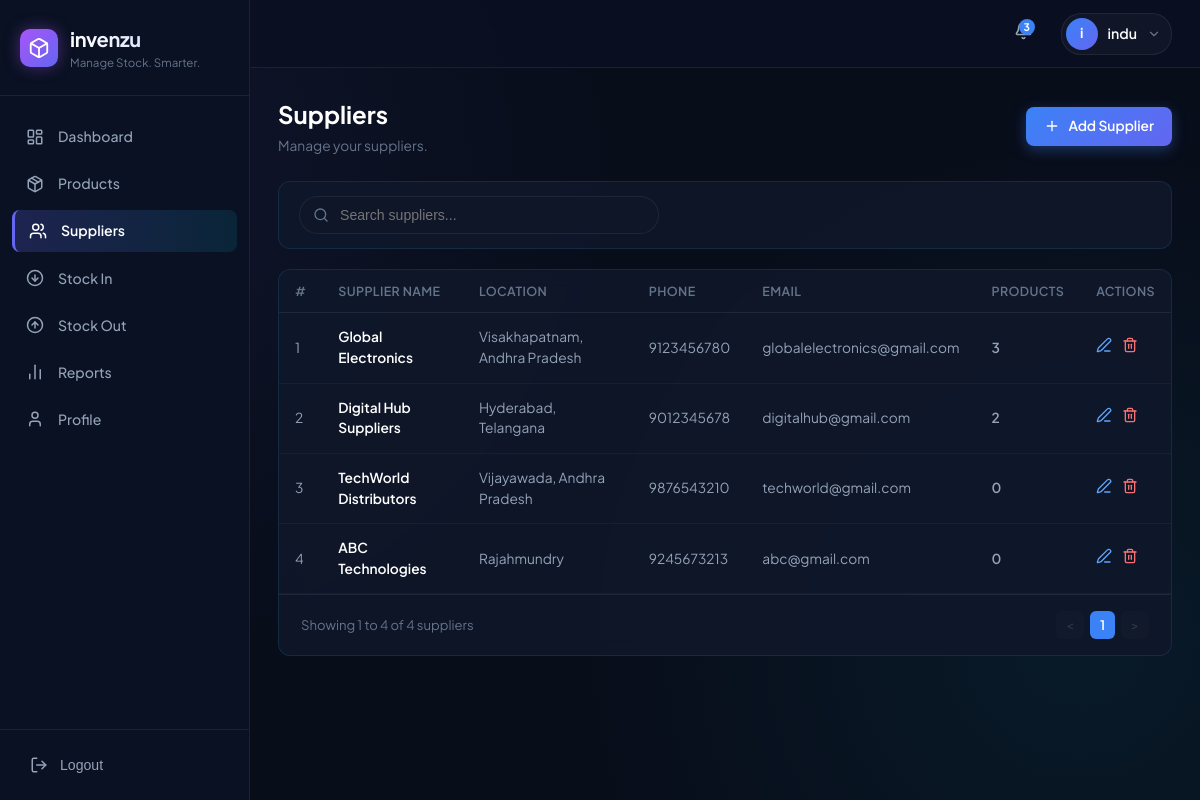
Screenshot of /suppliers (signed in) with the database file from the repository.
### tables this page shows
CREATE TABLE suppliers (
            id INTEGER PRIMARY KEY AUTOINCREMENT,
            name TEXT NOT NULL,
            phone TEXT NOT NULL,
            email TEXT NOT NULL,
            address TEXT NOT NULL,
            created_at TIMESTAMP DEFAULT CURRENT_TIMESTAMP
        , user_id INTEGER);

### app.py (the view, shortened to what this page needs)
@app.route('/suppliers')
@login_required
def suppliers():
    search = request.args.get(
        'search',
        ''
    ).strip()
    per_page = 5
    try:
        page = int(
            request.args.get(
                'page',
                1
            )
        )
    except ValueError:
        page = 1
    if page < 1:
        page = 1
    query = """
        SELECT
            s.*,
            COUNT(p.id) as products_count
        FROM suppliers s
        LEFT JOIN products p
            ON s.id = p.supplier_id
            AND p.user_id = s.user_id
        WHERE s.user_id = ?
    """
    params = [session['user_id']]
    query += """
        GROUP BY s.id
        ORDER BY s.id ASC
    """
    count_query = """
        SELECT COUNT(*)
        FROM suppliers
        WHERE user_id = ?
    """
    count_params = [session['user_id']]
    db = get_db()
    total_suppliers = db.execute(
        count_query,
        count_params
    ).fetchone()[0]
    total_pages = max(
        1,
        (total_suppliers + per_page - 1) // per_page
    )
    if page > total_pages:
        page = total_pages
    offset = (
        page - 1
    ) * per_page
    query += """
        LIMIT ? OFFSET ?
    """
    params.extend([
        per_page,
        offset
    ])
    suppliers_list = db.execute(
        query,
        params
    ).fetchall()
    db.close()
    return render_template(
        'suppliers.html',
        suppliers=suppliers_list,
        search=search,
        current_page=page,
        total_pages=total_pages,
        total_suppliers=total_suppliers,
        per_page=per_page
    )

### app.py (called while the page is built)
def get_db():
    conn = sqlite3.connect(DB_PATH)
    conn.row_factory = sqlite3.Row
    return conn

def login_required(f):
    @wraps(f)
    def decorated_function(*args, **kwargs):
        if 'user_id' not in session:
            return redirect(url_for('login'))
        return f(*args, **kwargs)
    return decorated_function

@app.context_processor
def inject_user():
    db = get_db()
    low_stock_notifications = db.execute("""
        SELECT id, name, quantity
        FROM products
        WHERE user_id = ?
        AND quantity <= 5
        ORDER BY quantity ASC, name ASC
    """, (session.get('user_id', 0),)).fetchall()
    db.close()
    return {
         'current_user': session.get('username'),
         'current_user_name': session.get('username'),
         'current_user_email': session.get('email'),
         'unread_notifications': len(low_stock_notifications),
         'low_stock_notifications': low_stock_notifications
        }

### templates/suppliers.html (shortened to what this page needs)
{% extends "base.html" %}
{% block content %}
<div class="page-header">
  <div>
    <h1>Suppliers</h1>
    <p>Manage your suppliers.</p>
  </div>
  <a href="{{ url_for('add_supplier') }}" class="btn btn-primary">
    <i data-lucide="plus" style="width: 16px; height: 16px;"></i>
    <span>Add Supplier</span>
  </a>
</div>
<form
  method="GET"
  action="{{ url_for('suppliers') }}"
  style="
    background: var(--bg-card);
    border: 1px solid var(--border-color);
    border-radius: 12px;
    padding: 14px 20px;
    margin-bottom: 20px;
  "
>
  <div style="position: relative; max-width: 360px;">
    <i
      data-lucide="search"
      style="
        position: absolute;
        left: 14px;
        top: 50%;
        transform: translateY(-50%);
        width: 16px;
        height: 16px;
        color: var(--text-muted);
      "
    ></i>
    <input
      type="text"
      name="search"
      value="{{ search }}"
      placeholder="Search suppliers..."
      class="form-control"
      style="padding-left: 40px; border-radius: 20px;"
    >
  </div>
</form>
<div
  class="card"
  style="padding: 0; overflow: hidden;"
>
  <div class="table-container">
    <table>
      <thead>
          <tr>
            <th>#</th>
            <th>Supplier Name</th>
            <th>Location</th>
            <th>Phone</th>
            <th>Email</th>
            <th>Products</th>
            <th>Actions</th>
           </tr>
      </thead>
      <tbody>
        {% for s in suppliers %}
        <tr>
          <td>
            {{ (current_page - 1) * per_page + loop.index }}
          </td>
          <td style="color: #fff; font-weight: 600;">
              {{ s.name }}
          </td>
          <td>
            {{ s.address or 'N/A' }}
          </td>
          <td>
            {{ s.phone }}
          </td>
          <td>
            {{ s.email }}
          </td>
          <td style="font-weight: 600;">
             {{ s.products_count }}
          </td>
          <td>
            <div
              style="
                display: flex;
                gap: 10px;
                align-items: center;
              "
            >
              <a
                href="{{ url_for('edit_supplier', id=s.id) }}"
                style="color: #60a5fa;"
                title="Edit"
              >
                <i
                  data-lucide="edit-3"
                  style="
                    width: 16px;
                    height: 16px;
                  "
                ></i>
              </a>
              <form
                method="POST"
                action="{{ url_for('delete_supplier', id=s.id) }}"
                style="display: inline;"
                onsubmit="return confirm('Are you sure you want to delete this supplier?');"
              >
                <button
                  type="submit"
                  style="
                    background: none;
                    border: none;
                    padding: 0;
                    color: #f87171;
                    cursor: pointer;
                  "
                  title="Delete"
                >
                  <i
                    data-lucide="trash-2"
                    style="
                      width: 16px;
                      height: 16px;
                    "
                  ></i>
                </button>
              </form>
            </div>
          </td>
        </tr>
        {% endfor %}
      </tbody>
    </table>
  </div>
<div
  style="
    display: flex;
    align-items: center;
    justify-content: space-between;
    padding: 16px 22px;
    border-top: 1px solid var(--border-subtle);
    font-size: 0.82rem;
    color: var(--text-muted);
  "
>
  <span>
    Showing
    {% if total_suppliers > 0 %}
      {{ ((current_page - 1) * per_page) + 1 }}
      to
      {{ [current_page * per_page, total_suppliers] | min }}
    {% else %}
      0 to 0
    {% endif %}
    of {{ total_suppliers }} suppliers
  </span>
  <div style="display: flex; gap: 6px;">
    {% if current_page > 1 %}
      <a
        href="{{ url_for('suppliers', page=current_page - 1, search=search) }}"
        style="
          padding: 4px 10px;
          background: rgba(255,255,255,0.05);
          border-radius: 6px;
          cursor: pointer;
          color: inherit;
          text-decoration: none;
        "
      >
        &lt;
      </a>
    {% else %}
      <span
        style="
          padding: 4px 10px;
          background: rgba(255,255,255,0.03);
          border-radius: 6px;
          opacity: 0.4;
        "
      >
        &lt;
      </span>
    {% endif %}
    {% for page_num in range(1, total_pages + 1) %}
      {% if page_num == current_page %}
        <span
          style="
            padding: 4px 10px;
            background: #3b82f6;
            color: #fff;
            border-radius: 6px;
            font-weight: 600;
          "
        >
          {{ page_num }}
        </span>
      {% endif %}
    {% endfor %}
    {% if current_page < total_pages %}
      <a
        href="{{ url_for('suppliers', page=current_page + 1, search=search) }}"
        style="
          padding: 4px 10px;
          background: rgba(255,255,255,0.05);
          border-radius: 6px;
          cursor: pointer;
          color: inherit;
          text-decoration: none;
        "
      >
        &gt;
      </a>
    {% else %}
      <span
        style="
          padding: 4px 10px;
          background: rgba(255,255,255,0.03);
          border-radius: 6px;
          opacity: 0.4;
        "
      >
        &gt;
      </span>
    {% endif %}
  </div>
</div>
</div>
{% endblock %}

### static/css/style.css (style rules this page uses)
:root { --bg-main: #080d1a; --bg-card: rgba(16, 24, 43, 0.85); --bg-card-hover: rgba(22, 33, 58, 0.95); --bg-sidebar: #0a1122; --border-color: rgba(56, 189, 248, 0.12); --border-subtle: rgba(255, 255, 255, 0.07); --text-primary: #f8fafc; --text-secondary: #94a3b8; --text-muted: #64748b; --accent-cyan: #06b6d4; --accent-purple: #8b5cf6; --accent-blue: #3b82f6; --accent-green: #10b981; --accent-yellow: #f59e0b; --accent-red: #ef4444; --font-family: 'Plus Jakarta Sans', system-ui, -apple-system, sans-serif; }
* { margin: 0; padding: 0; box-sizing: border-box; }
body { font-family: var(--font-family); background-color: var(--bg-main); color: var(--text-primary); min-height: 100vh; line-height: 1.5; background-image: radial-gradient(circle at 10% 20%, rgba(99, 102, 241, 0.08) 0%, transparent 40%), radial-gradient(circle at 90% 80%, rgba(6, 182, 212, 0.08) 0%, transparent 40%); background-attachment: fixed; }
.page-header { display: flex; align-items: center; justify-content: space-between; margin-bottom: 24px; }
.page-header h1 { font-size: 1.5rem; font-weight: 700; color: #fff; }
.page-header p { font-size: 0.86rem; color: var(--text-muted); margin-top: 4px; }
.btn { display: inline-flex; align-items: center; justify-content: center; gap: 8px; padding: 9px 18px; border-radius: 8px; font-size: 0.86rem; font-weight: 600; text-decoration: none; cursor: pointer; border: none; transition: all 0.2s ease; }
.btn-primary { background: linear-gradient(135deg, #3b82f6 0%, #6366f1 100%); color: #fff; box-shadow: 0 4px 14px rgba(59, 130, 246, 0.35); }
.card { background: var(--bg-card); border: 1px solid var(--border-color); border-radius: 12px; padding: 22px; backdrop-filter: blur(10px); }
.table-container { overflow-x: auto; }
table { width: 100%; border-collapse: collapse; text-align: left; font-size: 0.86rem; }
th { padding: 12px 16px; color: var(--text-muted); font-weight: 600; border-bottom: 1px solid var(--border-subtle); font-size: 0.78rem; text-transform: uppercase; letter-spacing: 0.03em; }
td { padding: 14px 16px; border-bottom: 1px solid rgba(255, 255, 255, 0.04); color: var(--text-secondary); }
.form-control { width: 100%; padding: 10px 14px; background: rgba(15, 23, 42, 0.9); border: 1px solid var(--border-subtle); border-radius: 8px; color: #fff; font-size: 0.88rem; outline: none; transition: border-color 0.2s; }

### rows the page displays
suppliers: (current_page-1)*per_page+loop.index "1", name "Global Electronics", address "Visakhapatnam, Andhra Pradesh", phone "9123456780", email "globalelectronics@gmail.com", products_count "3"
suppliers: index "2", name "Digital Hub Suppliers", address "Hyderabad, Telangana", phone "9012345678", email "digitalhub@gmail.com", products_count "2"
suppliers: index "3", name "TechWorld Distributors", address "Vijayawada, Andhra Pradesh", phone "9876543210", email "techworld@gmail.com", products_count "0"
suppliers: index "4", name "ABC Technologies", address "Rajahmundry", phone "9245673213", email "abc@gmail.com", products_count "0"

### other values shown
{{ unread_notifications }} "3"
{{ current_user_name[0] if current_user_name else 'I' }} "i"
{{ current_user_name }} "indu"
{{ ((current_page - 1) * per_page) + 1 }} "1"
{{ [current_page * per_page, total_suppliers] | min }} "4"
{{ total_suppliers }} "4"
{{ page_num }} "1"
